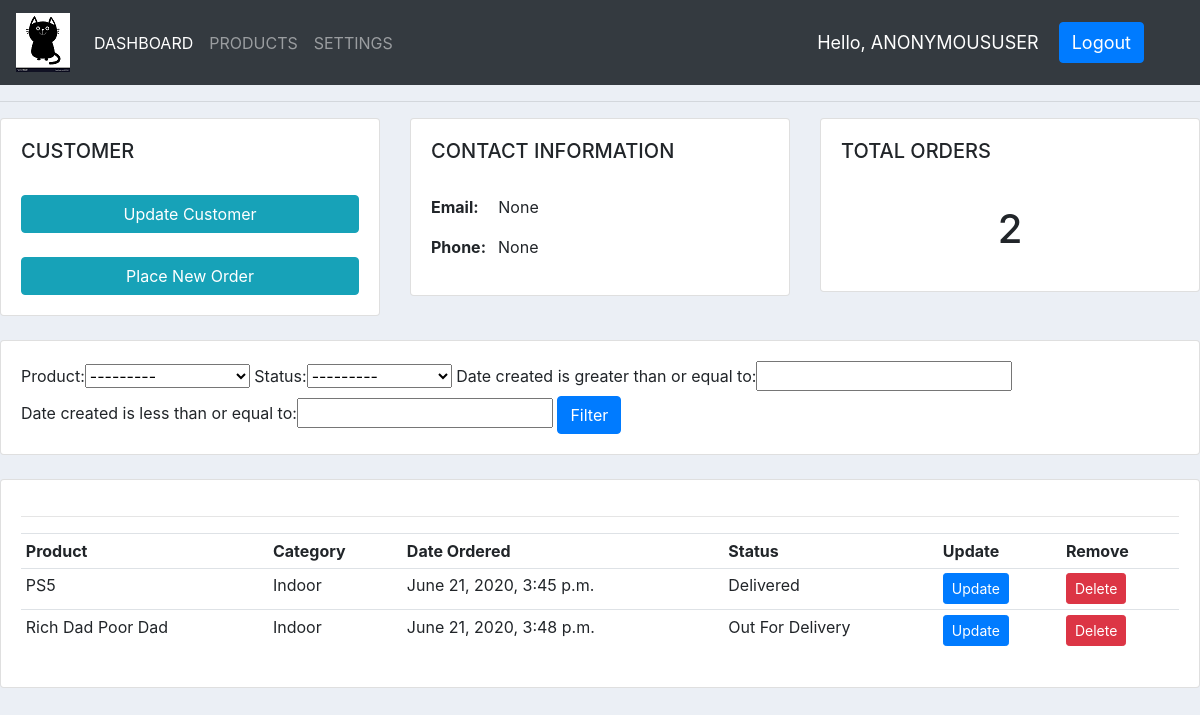
/customer/18/, run on the app's committed database.
### accounts/models.py (models this page shows, shortened)
class Customer(models.Model):
    user = models.OneToOneField(User, null=True, on_delete=models.CASCADE)
    name = models.CharField(max_length = 250, null=True)
    phone = models.CharField(max_length = 250, null=True)
    email = models.EmailField(max_length= 250, null=True)
    date_created = models.DateTimeField(auto_now_add=True)
    porfile_pic = models.ImageField(null=True,default="logo.png",blank=True)

class Order(models.Model):
    STATUS=(
        ('Pending','Pending'),
        ('Out For Delivery','Out For Delivery'),
        ('Delivered','Delivered'),
    )
    customer = models.ForeignKey(Customer, null=True, on_delete=models.SET_NULL)
    product = models.ForeignKey(Product, null=True, on_delete=models.SET_NULL)
    date_created = models.DateTimeField(auto_now_add=True, null=True)
    status = models.CharField(max_length=250, null=True, choices=STATUS)

class Product(models.Model):
    CATEGORY=(
        ('Indoor','Indoor'),
        ('Outdoor','Outdoor'),
    )
    name = models.CharField(max_length= 250, null=True)
    price = models.FloatField(null=True)
    category= models.CharField(max_length=250,null=True, choices=CATEGORY)
    date_created = models.DateTimeField(auto_now_add=True,null=True)
    def __str__(self):
        return self.name

### accounts/views.py (the view)
# urls.py: path('customer/<str:pk>/',views.customer, name='customer'),
def customer(request, pk):
    customer = Customer.objects.get(id=pk)
    orders = customer.order_set.all()
    order_count = orders.count()
    myFilter = OrderFilter(request.GET, queryset=orders)
    orders = myFilter.qs
    context = {
              'customer': customer,
              'orders' : orders,
              'order_count': order_count,
              'myFilter' : myFilter
    }
    return render(request,'accounts/customer.html',context)

### accounts/templates/accounts/customer.html (shortened to what this page needs)
{% extends 'accounts/base.html' %}
{% block content %}
<div class="row">
    <div class="col-md">
        <div class="card card-body">
            <h5>CUSTOMER</h5>
            <br>
            <a class="btn btn-info btn-smbtn-block" href="">Update Customer</a><br>
            <a class="btn btn-info btn-smbtn-block" href="{% url 'create_order' customer.id %}">Place New Order</a>
        </div>
    </div>
    <div class="col-md">
        <div class="card card-body">
            <h5>CONTACT INFORMATION</h5>
            <br>
            <p><strong>Email: &nbsp;&nbsp;&nbsp;</strong> {{ customer.email }}</p>
            <p><strong>Phone: &nbsp;</strong> {{ customer.phone }}</p>
        </div>
    </div>
    <div class="col-md">
        <div class="card card-body">
            <h5>TOTAL ORDERS</h5>
            <br>
            <h1 style="text-align: center; padding:10px">{{ order_count}}</h1>
        </div>
    </div>
</div>
<br>
<div class="row">
    <div class="col">
        <div class="card card-body">
            <form method="GET">
                {{myFilter.form}}
                <button class="btn btn-primary" type="submit">Filter</button>
            </form>
        </div>
    </div>
</div>
<br>
<div class="row">
    <div class="col-md">
        <div class="card card-body">
            <table class="table table-sm">
                <tr>
                    <th>Product</th>
                    <th>Category</th>
                    <th>Date Ordered</th>
                    <th>Status</th>
                    <th>Update</th>
                    <th>Remove</th>
                </tr>
                {% for order in orders %}
                <tr>
                    <td>{{order.product.name}}</td>
                    <td>{{order.product.category}}</td>
                    <td>{{order.date_created}}</td>
                    <td>{{order.status}}</td>
                    <td><a href="{% url 'update_order' order.id %}" class="btn btn-primary btn-sm">Update</a></td>
                    <td><a href="{% url 'delete_order' order.id %}" class="btn btn-danger btn-sm">Delete</a></td>
                </tr>
                {% endfor %}
        </div>
    </div>
</div>
{% endblock content %}

### static/css/main.css (style rules this page uses)
body { background-color: #ebeff5; width: 100%; height: 100%; }

### data on the page
Customer: email "None", phone "None"
Order: product.name "PS5", product.category "Indoor", date_created "June 21, 2020, 3:45 p.m.", status "Delivered"
Order: product.name "Rich Dad Poor Dad", product.category "Indoor", date_created "June 21, 2020, 3:48 p.m.", status "Out For Delivery"

### other printed values
{{ request.user | upper }} "ANONYMOUSUSER"
{{ order_count }} "2"
